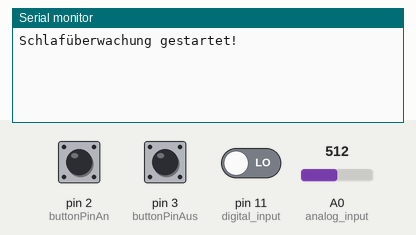
Bench run of a sketch on a simulated Arduino Uno, built with avr-gcc and run on an emulated ATmega328P. On the bench: the last lines printed to the serial monitor. The test bench sets the inputs (shaded band); at power-on: pin 2 (buttonPinAn) HIGH, pin 3 (buttonPinAus) HIGH, A0 (analog_input) = 512, pin 11 (digital_input) LOW.

Above: at 1.2 s.
1.3 s: pin 2 (buttonPinAn) pulled LOW for 0.15 s
At 2.01 s:
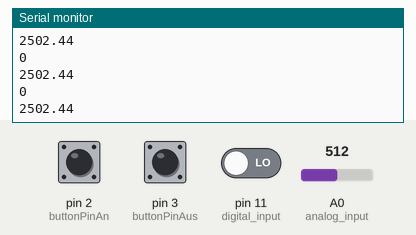
3.3 s: pin 3 (buttonPinAus) pulled LOW for 0.15 s
At 3.32 s:
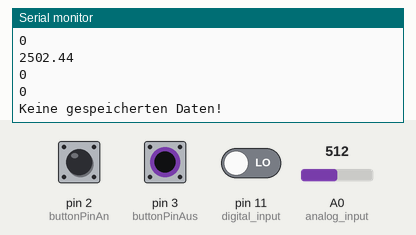
4.9 s: pin 2 (buttonPinAn) pulled LOW for 1 s
At 5.8 s:
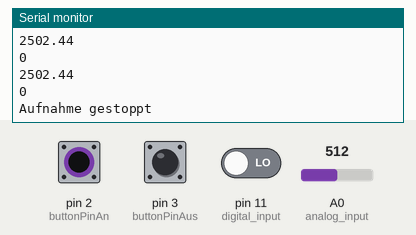
7.4 s: A0 (analog_input) set to 716
At 7.44 s:
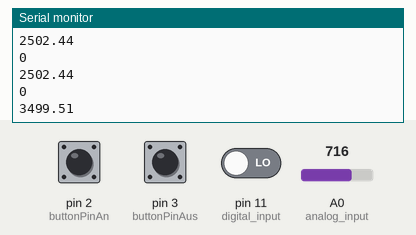
8.9 s: pin 11 (digital_input) driven HIGH
At 8.96 s:
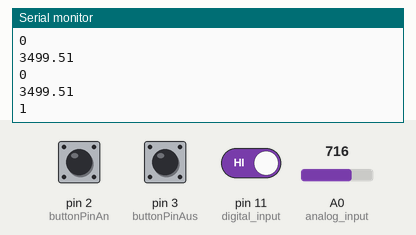
10.4 s: A0 (analog_input) set to 900
At 10.47 s:
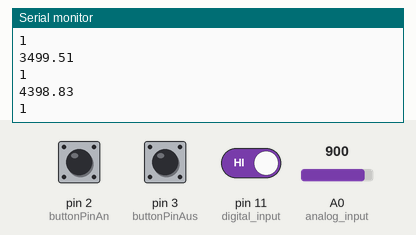
Timing chart, 0 to 12.9 s (numbered marks = the images above; inputs shaded):
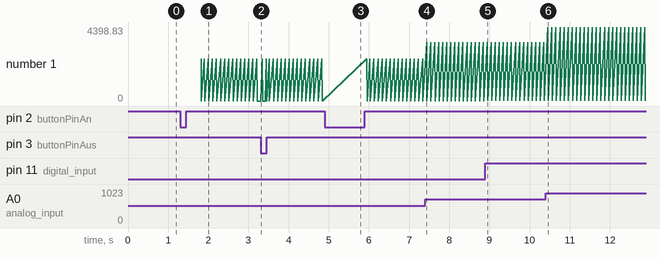

The sketch:

try_Sounsensor_Auswertung_2.ino
```cpp
#include <Wire.h>
#include <RTClib.h>  // RTC-Bibliothek
RTC_DS3231 rtc;

int analog_input = A0;   // Mikrofon-Signal
int digital_input = 11;   // Schwellwert-Signal
int buttonPinAn = 2;     // Startknopf
int buttonPinAus = 3;    // Ausknopf
bool recording = false;  // Startzustand: keine Aufnahme

int soundValues[100];             // Speicher für Messwerte
DateTime timeStamps[100];  // Speicher für Zeitstempel
int index = 0;           // Aktuelle Position im Array

void setup() {
  pinMode(analog_input, INPUT);
  pinMode(digital_input, INPUT);
  pinMode(buttonPinAn, INPUT_PULLUP);
  pinMode(buttonPinAus, INPUT_PULLUP);
  Serial.begin(9600);

  if (!rtc.begin()) {
    Serial.println("RTC nicht gefunden!");
    while (1);
  }
  Serial.println("Schlafüberwachung gestartet!");
}


void loop() {
  if (digitalRead(buttonPinAn) == LOW) {
    recording = !recording;  // Umschalten bei Tastendruck
    delay(500);              // Entprellung
    Serial.println(recording ? "Aufnahme gestartet" : "Aufnahme gestoppt");
  }

  if (digitalRead(buttonPinAus) == LOW) {
    Serial.println(index);
    // Wenn die Aufnahme gestoppt wurde, Daten ausgeben
    if (index > 0) {
      Serial.println("Messung beendet. Gespeicherte Daten:");
      float s = 0;
      String t = "";
      for (int i = 0; i < index; i++) {
        Serial.print("Zeit: ");
        t = String(timeStamps[i].hour()) + ":" + String(timeStamps[i].minute()) + ":" + String(timeStamps[i].second());
        Serial.print(t);
        /*Serial.print(timeStamps[i].hour());
        Serial.print(":");
        Serial.print(timeStamps[i].minute());
        Serial.print(":");
        Serial.println(timeStamps[i].second());*/
        Serial.print(", Spannung: ");
        s = soundValues[i];
        Serial.print(s/1000);
        Serial.println(" V");
      }
      index = 0;  // Daten zurücksetzen für nächste Aufnahme
    } else {
      Serial.println("Keine gespeicherten Daten!");
    }
  }
  if (recording) {
    float analog_value = analogRead(analog_input) * (5.0 / 1023.0) * 1000;
    int digital_value = digitalRead(digital_input);

/*
    if (digital_value == 1) {  // Schwellwert überschritten
      if (index < 100) {       // Array nicht überfüllen
        soundValues[index] = (int)analog_value;
        DateTime now = rtc.now();
        timeStamps[index] = now;
        index++;
      }
    }

    Serial.print("Spannung: ");
    Serial.print(analog_value);
    Serial.print(" V, \t Status: ");
    Serial.println(digital_value == 1 ? "Geräusch erkannt!" : "Ruhe...");
*/
Serial.println(analog_value);
  Serial.println(digital_value);
    delay(100);  // Zeit zwischen Messungen
  }
  /*else if (!recording) {
      // Wenn die Aufnahme gestoppt wurde, Daten ausgeben
      Serial.println("Messung beendet. Gespeicherte Daten:");
      for (int i = 0; i < index; i++) {
        Serial.print("Zeit: ");
        Serial.print(timeStamps[i]);
        Serial.print(", Spannung: ");
        Serial.print(soundValues[i]);
        Serial.println(" V");
      }
      index = 0; // Daten zurücksetzen für nächste Aufnahme
    }*/
}
```

Measured:
- after the input at 1.3 s, the serial monitor: prints a new line after 0.50 s (image 1)
- after the input at 3.3 s, the serial monitor: prints a new line at once (image 2)
- after the input at 4.9 s, the serial monitor: prints a new line after 0.52 s (image 3)
- after the input at 7.4 s, the serial monitor: prints a new line at once (image 4)
- after the input at 8.9 s, the serial monitor: prints a new line after 0.06 s (image 5)
- after the input at 10.4 s, the serial monitor: prints a new line after 0.06 s (image 6)
- plotted number 1: 0 → 1 after the input at 8.9 s
